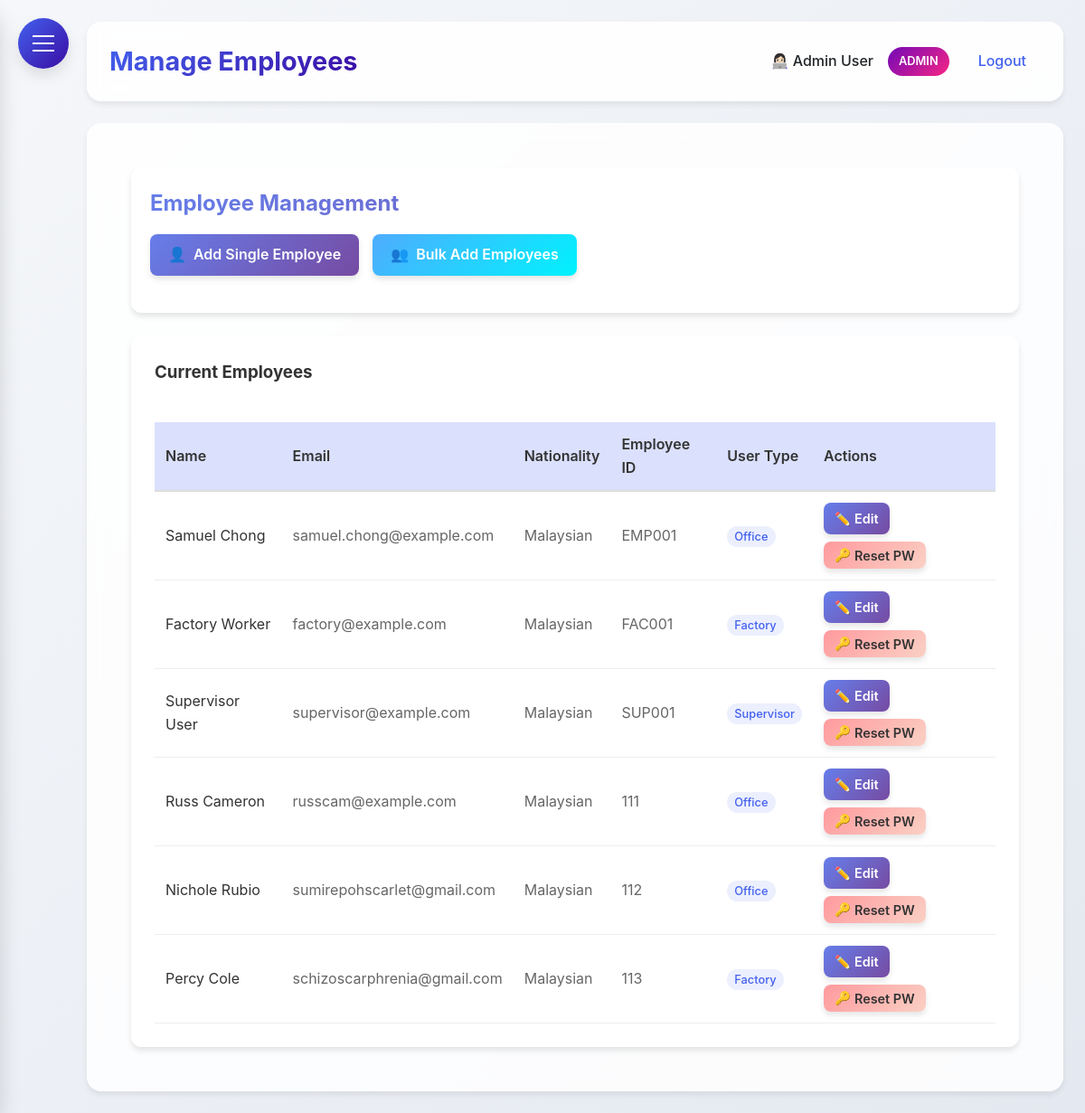
The page /manage_employees (signed in) on the database its author committed.
### HerculesSystem.py (models this page shows, shortened)
class Employee(UserMixin, db.Model):
    id = db.Column(db.Integer, primary_key=True)
    username = db.Column(db.String(80), unique=True, nullable=False)
    password = db.Column(db.String(120), nullable=False)
    full_name = db.Column(db.String(120), nullable=False)
    email = db.Column(db.String(120), unique=True, nullable=False)
    nationality = db.Column(db.String(80), nullable=False)  # Added nationality
    employee_id = db.Column(db.String(80), unique=True, nullable=False)  # Added employee ID
    hire_date = db.Column(db.Date)
    is_admin = db.Column(db.Boolean, default=False)
    user_type = db.Column(db.String(20), default='employee')  # admin, supervisor, office, factory
    last_clock_in = db.Column(db.DateTime)
    last_clock_out = db.Column(db.DateTime)
    last_lunch_start = db.Column(db.DateTime)
    last_lunch_end = db.Column(db.DateTime)

### HerculesSystem.py (the view)
@app.route('/manage_employees')
@login_required
def manage_employees():
    if current_user.user_type != 'admin':
        flash('You do not have permission to manage employees.', 'danger')
        return redirect(url_for('dashboard'))
    employees = Employee.query.filter(Employee.user_type != 'admin').all()
    return render_template('manage_employees.html', employees=employees)

### HerculesSystem.py (called while the page is built)
@app.after_request
def add_security_headers(response):
    response.headers['Permissions-Policy'] = 'geolocation=()'
    return response

@login_manager.user_loader
def load_user(user_id):
    return db.session.get(Employee, int(user_id))

@app.context_processor
def inject_now():
    return {'now': datetime.utcnow()}

@app.before_request
def before_request():
    if request.url.startswith('https://'):
        new_url = request.url.replace('https://', 'http://', 1)
        return redirect(new_url, code=301)

### templates/manage_employees.html (shortened to what this page needs)
{% extends "base.html" %}
{% block content %}
<div class="dashboard-container">
    <div class="glass" style="padding: 20px; border-radius: 12px; margin-bottom: 25px;">
        <h2 style="margin-bottom: 15px; background: linear-gradient(135deg, #667eea 0%, #764ba2 100%); -webkit-background-clip: text; background-clip: text; color: transparent;">
        </h2>
        <div style="display: flex; gap: 15px; margin-bottom: 20px; flex-wrap: wrap;">
            <a href="{{ url_for('add_employee') }}" class="btn btn-primary" style="display: inline-flex; align-items: center; gap: 8px;">
                <span>👤</span>
                <span>Add Single Employee</span>
            </a>
            <a href="{{ url_for('bulk_add_employees') }}" class="btn btn-info" style="display: inline-flex; align-items: center; gap: 8px;">
                <span>👥</span>
                <span>Bulk Add Employees</span>
            </a>
        </div>
    </div>
    <div class="glass" style="padding: 25px; border-radius: 12px;">
        <h3 style="margin-bottom: 20px; color: #333;">Current Employees</h3>
        {% if employees %}
        <div style="overflow-x: auto;">
            <table style="width: 100%; border-collapse: collapse;">
                <thead>
                    <tr style="background: rgba(67, 97, 238, 0.1);">
                        <th style="padding: 12px; text-align: left; border-bottom: 2px solid #ddd; font-weight: 600;">Name</th>
                        <th style="padding: 12px; text-align: left; border-bottom: 2px solid #ddd; font-weight: 600;">Email</th>
                        <th style="padding: 12px; text-align: left; border-bottom: 2px solid #ddd; font-weight: 600;">Nationality</th>
                        <th style="padding: 12px; text-align: left; border-bottom: 2px solid #ddd; font-weight: 600;">Employee ID</th>
                        <th style="padding: 12px; text-align: left; border-bottom: 2px solid #ddd; font-weight: 600;">User Type</th>
                        <th style="padding: 12px; text-align: left; border-bottom: 2px solid #ddd; font-weight: 600;">Actions</th>
                    </tr>
                </thead>
                <tbody>
                    {% for employee in employees %}
                    <tr>
                        <td style="padding: 12px; border-bottom: 1px solid #eee; color: #333;">{{ employee.full_name }}</td>
                        <td style="padding: 12px; border-bottom: 1px solid #eee; color: #666;">{{ employee.email }}</td>
                        <td style="padding: 12px; border-bottom: 1px solid #eee; color: #666;">{{ employee.nationality }}</td>
                        <td style="padding: 12px; border-bottom: 1px solid #eee; color: #666;">{{ employee.employee_id }}</td>
                        <td style="padding: 12px; border-bottom: 1px solid #eee;">
                            <span style="
                                padding: 4px 8px;
                                border-radius: 12px;
                                font-size: 0.8rem;
                                font-weight: 500;
                                background: rgba(67, 97, 238, 0.1);
                                color: #4361ee;
                            ">
                                {{ employee.user_type|title }}
                            </span>
                        </td>
                        <td style="padding: 12px; border-bottom: 1px solid #eee;">
                            <div style="display: flex; gap: 8px; flex-wrap: wrap;">
                                <a href="{{ url_for('edit_employee', employee_id=employee.id) }}"
                                   class="btn btn-sm btn-primary" style="display: inline-flex; align-items: center; gap: 4px; padding: 6px 12px;">
                                    <span>✏️</span>
                                    <span>Edit</span>
                                </a>
                                <form action="{{ url_for('reset_password', employee_id=employee.id) }}" method="POST" style="margin: 0;">
                                    <button type="submit"
                                            class="btn btn-sm btn-warning"
                                            style="display: inline-flex; align-items: center; gap: 4px; padding: 6px 12px;"
                                            onclick="return confirm('Are you sure you want to reset the password for {{ employee.full_name }}? An email will be sent with the new password.')">
                                        <span>🔑</span>
                                        <span>Reset PW</span>
                                    </button>
                                </form>
                            </div>
                        </td>
                    </tr>
                    {% endfor %}
                </tbody>
            </table>
        </div>
        {% else %}
        <div style="text-align: center; padding: 40px; color: #666;">
            <p style="font-size: 1.1rem; margin-bottom: 10px;">No employees found</p>
            <p>Get started by adding your first employee!</p>
        </div>
        {% endif %}
    </div>
</div>
{% endblock %}

### templates/base.html (shortened to what this page needs)
<!DOCTYPE html>
<html lang="en">
<head>
</head>
<body>
    <div class="hamburger-menu" id="hamburgerMenu">
        <span></span>
    </div>
    <div class="main-content" id="mainContent">
        <div class="header">
            <h1>{% block header %}Hercules HR{% endblock %}</h1>
            <div class="user-info">
                {% if current_user.is_authenticated %}
                <span>👩🏻‍💻 {{ current_user.full_name }}</span>
                {% if current_user.user_type == 'admin' %}
                <span class="admin-badge">ADMIN</span>
                {% endif %}
                <a href="{{ url_for('logout') }}">Logout</a>
                {% else %}
                <a href="{{ url_for('login') }}">Login</a>
                {% endif %}
            </div>
        </div>
        <div class="content">
            {% block content %}{% endblock %}
        </div>
    </div>
</body>
</html>

### templates/base.html (style rules this page uses)
:root { --primary: #4361ee; --secondary: #3a0ca3; --accent: #7209b7; --success: #4cc9f0; --danger: #f72585; --warning: #fca311; --info: #4895ef; --light: #f8f9fa; --dark: #212529; --gray: #6c757d; --gradient-primary: linear-gradient(135deg, #4361ee, #3a0ca3); --gradient-accent: linear-gradient(135deg, #7209b7, #f72585); --shadow-sm: 0 4px 6px rgba(0, 0, 0, 0.07); --shadow-md: 0 8px 15px rgba(0, 0, 0, 0.1); --shadow-lg: 0 15px 25px rgba(0, 0, 0, 0.15); --border-radius: 12px; --border-radius-lg: 16px; --border-radius-xl: 20px; --sidebar-radius: 20px; }
* { margin: 0; padding: 0; box-sizing: border-box; font-family: 'Inter', 'Segoe UI', system-ui, -apple-system, sans-serif; }
body { display: flex; min-height: 100vh; background: linear-gradient(135deg, #f5f7fa 0%, #e4e8f0 100%); color: var(--dark); line-height: 1.6; }
.glass { background: rgba(255, 255, 255, 0.85); backdrop-filter: blur(10px); border-radius: var(--border-radius); border: 1px solid rgba(255, 255, 255, 0.2); box-shadow: var(--shadow-sm); }
.hamburger-menu { position: fixed; top: 20px; left: 20px; z-index: 1000; cursor: pointer; background: var(--gradient-primary); border-radius: 50%; width: 56px; height: 56px; display: flex; align-items: center; justify-content: center; box-shadow: var(--shadow-md); transition: all 0.3s ease; }
.hamburger-menu span { display: block; width: 24px; height: 2px; background: #fff; position: relative; transition: all 0.3s cubic-bezier(0.4, 0, 0.2, 1); }
.hamburger-menu span:before, .hamburger-menu span:after { content: ''; position: absolute; width: 24px; height: 2px; background: #fff; transition: all 0.3s cubic-bezier(0.4, 0, 0.2, 1); }
.hamburger-menu span:before { top: -8px; }
.hamburger-menu span:after { top: 8px; }
.main-content { flex: 1; padding: 24px; margin-left: 0; transition: margin-left 0.3s cubic-bezier(0.4, 0, 0.2, 1); padding-left: 96px; }
.header { background: rgba(255, 255, 255, 0.9); backdrop-filter: blur(10px); padding: 20px 24px; border-radius: var(--border-radius-lg); box-shadow: var(--shadow-sm); display: flex; justify-content: space-between; align-items: center; margin-bottom: 24px; border: 1px solid rgba(255, 255, 255, 0.2); }
.header h1 { font-size: 1.8rem; font-weight: 700; background: var(--gradient-primary); -webkit-background-clip: text; background-clip: text; color: transparent; }
.user-info { display: flex; align-items: center; gap: 16px; }
.user-info span { color: var(--dark); font-weight: 500; }
.user-info .admin-badge { background: var(--gradient-accent); color: white; padding: 6px 12px; border-radius: 20px; font-size: 0.8rem; font-weight: 600; }
.user-info a { color: var(--primary); text-decoration: none; font-weight: 500; transition: all 0.2s ease; padding: 8px 16px; border-radius: 8px; }
.content { background: rgba(255, 255, 255, 0.85); backdrop-filter: blur(10px); padding: 28px; border-radius: var(--border-radius-lg); box-shadow: var(--shadow-sm); border: 1px solid rgba(255, 255, 255, 0.2); }
.btn { display: inline-block; padding: 12px 24px; border-radius: var(--border-radius); text-decoration: none; font-weight: 600; transition: all 0.3s ease; border: none; cursor: pointer; box-shadow: var(--shadow-sm); }
.btn-primary { background: var(--gradient-primary); color: white; }
.content { animation: fadeIn 0.4s ease-out; }

### templates/manage_employees.html (style rules this page uses)
.dashboard-container { width: 100%; padding: 20px; }
.glass { background: rgba(255, 255, 255, 0.8); backdrop-filter: blur(10px); box-shadow: 0 4px 6px rgba(0, 0, 0, 0.1); width: 100%; }
.btn { display: inline-flex; align-items: center; gap: 8px; padding: 10px 20px; border-radius: 8px; text-decoration: none; font-weight: 600; transition: all 0.3s ease; color: white; box-shadow: 0 4px 6px rgba(0, 0, 0, 0.1); border: none; cursor: pointer; }
.btn-primary { background: linear-gradient(135deg, #667eea 0%, #764ba2 100%); }
.btn-info { background: linear-gradient(135deg, #4facfe 0%, #00f2fe 100%); }
.btn-warning { background: linear-gradient(135deg, #ff9a9e 0%, #fad0c4 100%); color: #333 !important; }
.btn-sm { padding: 6px 12px; font-size: 0.9rem; }
table { width: 100%; border-collapse: collapse; margin-top: 20px; }
th { background: rgba(67, 97, 238, 0.1); padding: 12px; text-align: left; border-bottom: 2px solid #ddd; font-weight: 600; color: #333; }
td { padding: 12px; border-bottom: 1px solid #eee; color: #666; }

### rows shown on the page
Employee: full_name "Admin User"
Employee: full_name "Samuel Chong", email "samuel.chong@example.com", nationality "Malaysian", employee_id "EMP001", user_type "Office"
Employee: full_name "Factory Worker", email "factory@example.com", nationality "Malaysian", employee_id "FAC001", user_type "Factory"
Employee: full_name "Supervisor User", email "supervisor@example.com", nationality "Malaysian", employee_id "SUP001", user_type "Supervisor"
Employee: full_name "Russ Cameron", email "russcam@example.com", nationality "Malaysian", employee_id "111", user_type "Office"
Employee: full_name "Nichole Rubio", email "sumirepohscarlet@gmail.com", nationality "Malaysian", employee_id "112", user_type "Office"
Employee: full_name "Percy Cole", email "schizoscarphrenia@gmail.com", nationality "Malaysian", employee_id "113", user_type "Factory"
